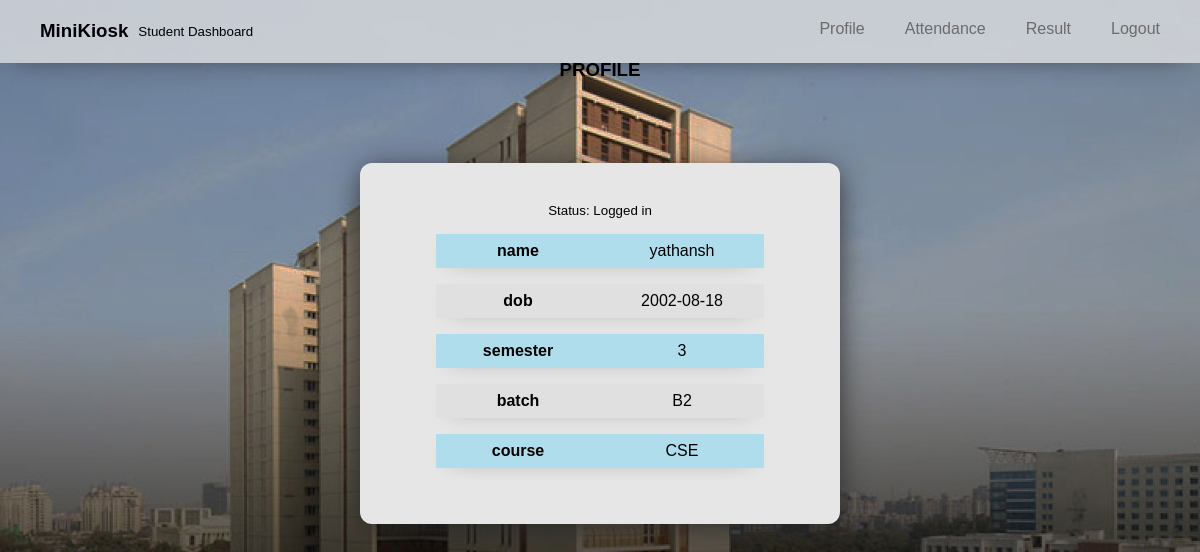
Page /student/studentProfile.php (signed in) on the committed database.
### tables this page shows
CREATE TABLE `student` (
  `id` int(11) NOT NULL,
  `name` varchar(255) DEFAULT NULL,
  `dob` date DEFAULT NULL,
  `semester` int(11) DEFAULT NULL,
  `batch` varchar(2) DEFAULT NULL,
  `course` varchar(255) DEFAULT NULL,
  `password` varchar(255) DEFAULT NULL
);

### student/studentProfile.php (the view, shortened to what this page needs)
<?php
include "../partials/sql_connect.php";
?>
<?php
$id = $_SESSION['id'];
$student_res = mysqli_query($conn, "select name,dob,semester,batch,course from student where id = $id");
$student = mysqli_fetch_assoc($student_res);
?>
<head>
    <link rel="stylesheet" href="static/student.css">
</head>
<body>
    <?php include "../partials/navbarStudent.php"  ?>
    <div id="container">
        <h3>PROFILE</h3>
        <div id="profile-wrapper">
            <small>Status: Logged in</small>
            <table>
                <?php
                foreach ($student as $key => $val) {
                    echo "<tr>
                    <div id='key'><th>$key</th></div>
                    <td>$val</td>
                    </tr>";
                }
                ?>
        </table>
    </div>
</body>

### student/static/student.css (style rules this page uses)
* { margin: 0; padding: 0; font-family: sans-serif; }
body { background-image: url("../assets/jaypee.jpg"); background-size: 100%; background-attachment: fixed; }
#profile-wrapper { padding: 40px; margin-top: 100px; margin-left: auto; margin-right: auto; background: #e6e6e6; min-height: 220px; max-width: 400px; box-shadow: 0px 5px 30px -3px rgb(37, 37, 37); border-radius: 12px; display: flex; flex-direction: column; justify-content: center; align-items: center; }
#container h3 { position: absolute; left: 50%; top: 50%; transform: translate(-50%, -1550%); }
table { border-collapse: separate; border-spacing: 0 1rem; }
th, td, tr { min-width: 150px; padding: 8px 7px; text-align: center; }
tr { box-shadow: 0px 5px 20px -15px rgb(37, 37, 37); }
tr:nth-child(odd) { background-color: rgba(144, 216, 238, 0.637); }
tr:nth-child(even) { background-color: rgba(223, 223, 223, 0.808); }
td { margin: 10px; }

### rows in the picture
student: name "yathansh", dob "2002-08-18", semester "3", batch "B2", course "CSE"

### other values in the picture
$key "name"
$key "dob"
$key "semester"
$key "batch"
$key "course"
